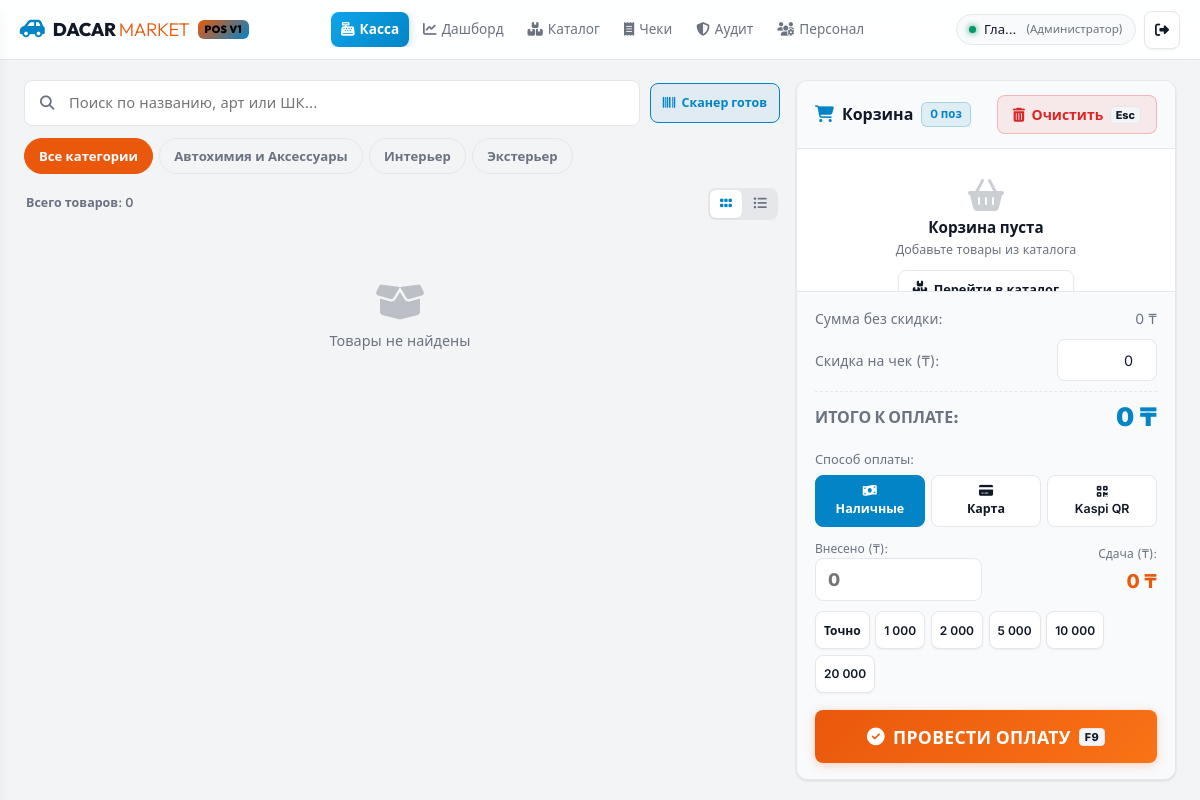
The app's page /sales/pos/ (signed in), older data.
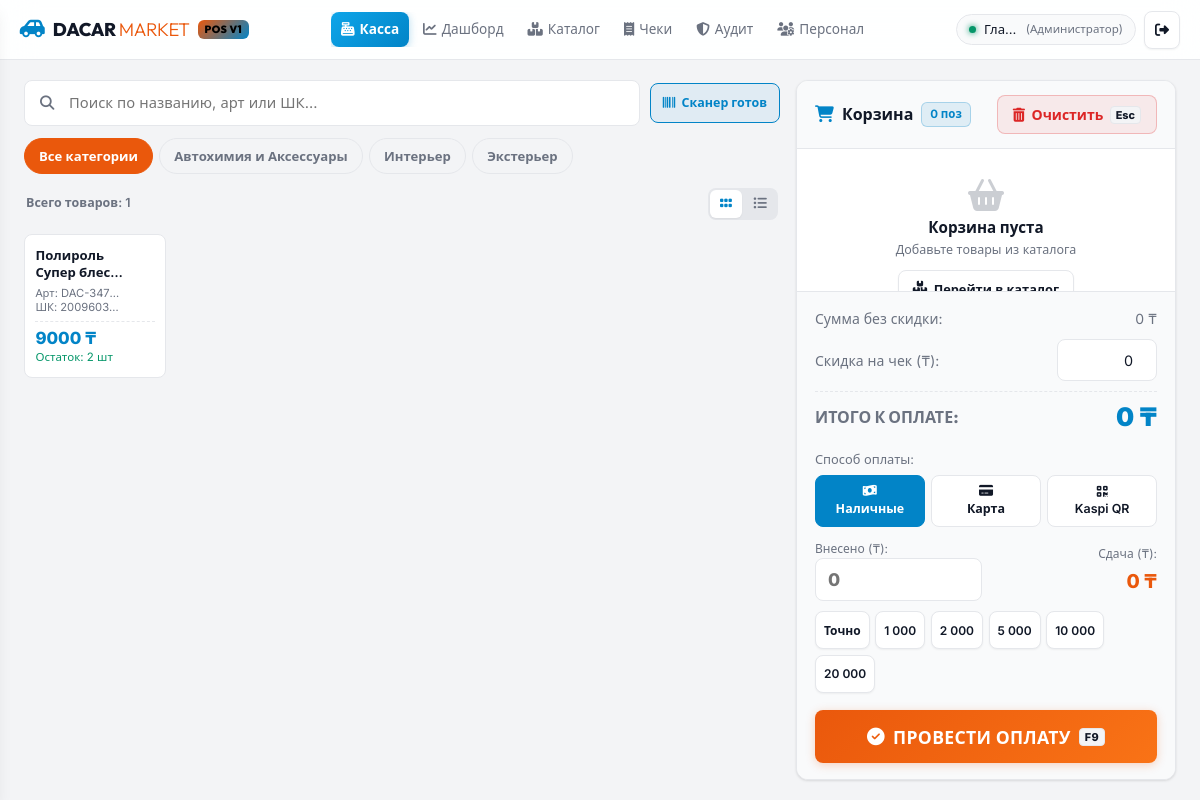
The same page, newer data.
### catalog/models.py (models this page shows, shortened)
class Category(models.Model):
    name = models.CharField(max_length=100, verbose_name="Название категории")
    slug = models.SlugField(max_length=100, unique=True, verbose_name="Слаг")
    icon = models.CharField(max_length=50, default="fa-tags", help_text="FontAwesome иконка", verbose_name="Иконка")
    description = models.TextField(blank=True, verbose_name="Описание")
    class Meta:
        verbose_name = "Категория"
        verbose_name_plural = "Категории"
        ordering = ['name']

class Product(models.Model):
    UNIT_CHOICES = [
        ('шт', 'штук (шт)'),
        ('л', 'литров (л)'),
        ('мл', 'миллилитров (мл)'),
        ('кг', 'килограмм (кг)'),
        ('компл', 'комплект (компл)'),
    ]
    name = models.CharField(max_length=255, verbose_name="Наименование товара")
    sku = models.CharField(max_length=50, unique=True, blank=True, db_index=True, verbose_name="Артикул")
    barcode = models.CharField(max_length=50, unique=True, blank=True, db_index=True, verbose_name="Штрихкод")
    category = models.ForeignKey(Category, on_delete=models.SET_NULL, null=True, blank=True, related_name='products', verbose_name="Категория")
    brand = models.ForeignKey(Brand, on_delete=models.SET_NULL, null=True, blank=True, related_name='products', verbose_name="Бренд")
    purchase_price = models.DecimalField(max_digits=12, decimal_places=2, default=Decimal('0.00'), verbose_name="Закупочная цена (₸)")
    retail_price = models.DecimalField(max_digits=12, decimal_places=2, default=Decimal('0.00'), verbose_name="Розничная цена (₸)")
    unit = models.CharField(max_length=20, choices=UNIT_CHOICES, default='шт', verbose_name="Единица измерения")
    stock_qty = models.DecimalField(max_digits=12, decimal_places=3, default=Decimal('0.000'), verbose_name="Остаток на складе")
    min_stock_alert = models.DecimalField(max_digits=12, decimal_places=3, default=Decimal('5.000'), verbose_name="Минимальный остаток (Сигнал)")
    is_active = models.BooleanField(default=True, verbose_name="Активен")
    created_at = models.DateTimeField(auto_now_add=True, verbose_name="Дата создания")
    updated_at = models.DateTimeField(auto_now=True, verbose_name="Дата обновления")
    class Meta:
        verbose_name = "Товар"
        verbose_name_plural = "Товары"
        ordering = ['name']
    @property
    def is_low_stock(self):
        return self.stock_qty <= self.min_stock_alert

### sales/views.py (the view)
# urls.py: path('pos/', views.pos_interface_view, name='pos'),
@login_required
def pos_interface_view(request):
    categories = Category.objects.all()
    products = Product.objects.select_related('category', 'brand').filter(is_active=True, stock_qty__gt=0)
    return render(request, 'sales/pos_terminal.html', {
        'categories': categories,
        'products': products,
        'payment_methods': SaleOrder.PaymentMethod.choices,
    })

### config/context_processors.py (called while the page is built)
def dacar_context(request):
    return {
        'SHOP_NAME': 'DACAR Детейлинг Маркет',
        'SHOP_TAGLINE': '',
        'SHOP_PHONE': '+7 (706) 806-66-36',
        'SHOP_ADDRESS': 'г. Актобе, ул. Алтын Орда 19д',
        'ALLOW_REGISTRATION': getattr(settings, 'ALLOW_REGISTRATION', True),
    }

### users/models.py (called while the page is built)
    @property
    def is_admin_user(self):
        return self.role == self.Role.ADMIN or self.is_superuser

### templates/sales/pos_terminal.html (shortened to what the changed rows need)
{% extends 'base.html' %}
{% block content %}
<div class="pos-grid">
    <div class="catalog-panel" id="posCatalogPanel">
        <div class="category-pills">
            <button class="cat-pill active" onclick="filterByCategory('all', this)">Все категории</button>
            {% for cat in categories %}
            <button class="cat-pill" onclick="filterByCategory({{ cat.id }}, this)">{{ cat.name }}</button>
            {% endfor %}
        </div>
        <div class="pos-catalog-toolbar">
            <span style="font-size: 0.78rem; color: var(--text-muted); font-weight: 600;" id="catalogItemsCount">
                Всего товаров: {{ products|length }}
            </span>
            <div class="pos-view-mode-toggle">
                <button type="button" class="pos-view-btn active" id="viewBtnGrid" onclick="setPosViewMode('grid')" title="Сетка 2 колонки">
                </button>
                <button type="button" class="pos-view-btn" id="viewBtnList" onclick="setPosViewMode('list')" title="Список в 1 строку">
                </button>
            </div>
        </div>
        <div class="products-grid" id="productsGridContainer">
            {% for p in products %}
            <div class="product-card" onclick="addToCartFromElement(this)" data-id="{{ p.id }}" data-name="{{ p.name }}"
                data-sku="{{ p.sku }}" data-barcode="{{ p.barcode }}" data-cat="{{ p.category_id }}"
                data-price="{{ p.retail_price }}" data-stock="{{ p.stock_qty }}" data-unit="{{ p.unit }}">
                <div class="product-card-top">
                    <div class="product-title">{{ p.name }}</div>
                    <div class="product-sku-row">
                        <span class="product-sku-item">Арт: {{ p.sku }}</span>
                        {% if p.barcode %}<span class="product-sku-item">ШК: {{ p.barcode }}</span>{% endif %}
                    </div>
                </div>
                <div class="product-card-bottom">
                    <div class="product-price">{{ p.retail_price|floatformat:0 }} ₸</div>
                    <div class="product-stock {% if p.is_low_stock %}low{% endif %}">
                        <span>Остаток: {{ p.stock_qty|floatformat:0 }} {{ p.unit }}</span>
                    </div>
                </div>
            </div>
            {% empty %}
            <div style="grid-column: 1 / -1; text-align: center; color: var(--text-muted); padding: 3rem;">
                <i class="fa-solid fa-box-open" style="font-size: 2.5rem; margin-bottom: 0.5rem; opacity: 0.4;"></i>
                <p>Товары не найдены</p>
            </div>
            {% endfor %}
        </div>
    </div>
</div>
{% endblock %}

Row changes from the older to the newer data that the page shows:
added Product: name "Полироль Супер…", sku "DAC-3478…", barcode "20096034…", retail_price "9000", stock_qty "2", unit "шт"
Text that changed along with them:
{{ products|length }}: "0" → "1"
text no longer shown: "Товары не найдены"
